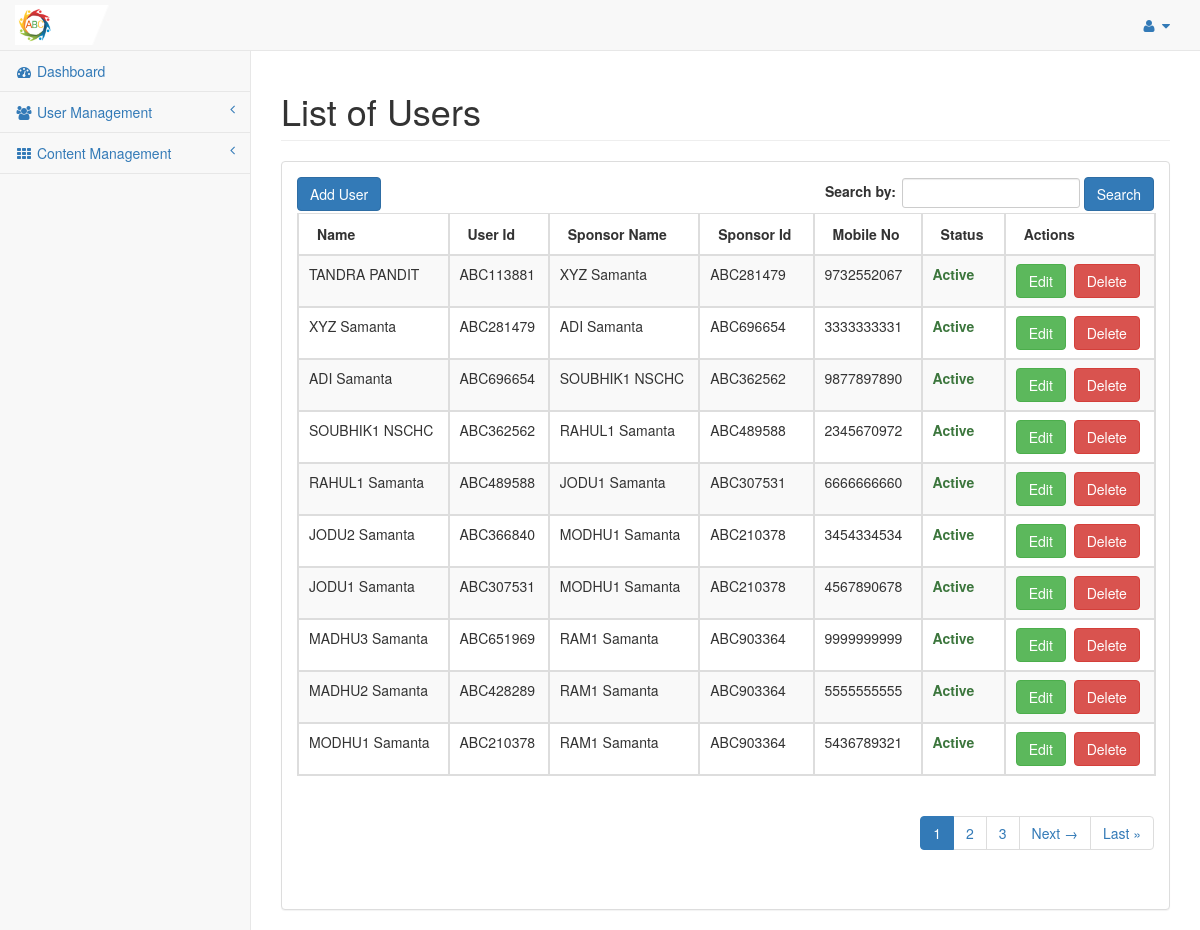
Page /index.php/admin/user/user_list on the committed database.
### tables this page shows
CREATE TABLE `abc_settings` (
  `settings_id` int(11) NOT NULL,
  `sitename` varchar(255) NOT NULL,
  `siteaddress` varchar(255) NOT NULL,
  `logoname` varchar(255) NOT NULL,
  `logopathname` varchar(255) NOT NULL,
  `notification` text NOT NULL,
  `title` text NOT NULL,
  `date_added` int(11) NOT NULL
);

CREATE TABLE `abc_users` (
  `user_id` int(11) NOT NULL,
  `sponsor_id` varchar(255) NOT NULL,
  `first_name` varchar(255) NOT NULL,
  `last_name` varchar(255) NOT NULL,
  `email` varchar(255) NOT NULL,
  `password` varchar(255) NOT NULL,
  `original_password` varchar(255) NOT NULL,
  `mobile_no` varchar(255) NOT NULL,
  `address` text NOT NULL,
  `city` varchar(255) NOT NULL,
  `district` varchar(255) NOT NULL,
  `post_code` varchar(255) NOT NULL,
  `state_id` int(11) NOT NULL,
  `nominee_info` text NOT NULL,
  `nominee_relation` tinytext NOT NULL,
  `about_me` text NOT NULL,
  `pnr1` varchar(255) NOT NULL,
  `pnr2` varchar(255) NOT NULL,
  `pnr3` varchar(255) NOT NULL,
  `parent_id` int(11) NOT NULL,
  `status` enum('Y','N') NOT NULL DEFAULT 'N',
  `last_login` int(11) NOT NULL,
  `approved_on` int(11) NOT NULL,
  `date_added` int(11) NOT NULL,
  `date_modified` int(11) NOT NULL
);

### application/models/Defaultdata.php (called while the page is built, shortened)
<?php
class Defaultdata extends CI_Model {
	private $mydata = array();
	public function getBackendDefaultData()
	{
		$this->mydata["tot_segments"] = $this->getUrlSegments();
		$this->mydata['general_settings'] = $this->grabSettingData();
		$this->mydata['admin_profile'] = $this->grabProfileData();
		$this->mydata["sidebar"] = $this->load->view('admin/partials/sidebar', null, true);
		$this->data = $this->mydata;
		$this->headerdata = $this->mydata;
		$this->data["header"] = $this->load->view('admin/partials/header', $this->headerdata, true);
		$this->data["head"] = $this->load->view('admin/partials/head', $this->headerdata, true);
		$this->data["footer"] = $this->load->view('admin/partials/footer', null, true);
		return $this->data;
	}
	public function getUrlSegments()
	{
		$all_segment=$this->uri->segment_array();
		return $all_segment;
	}
	public function grabSettingData(){
		$query = $this->db->get(TABLE_SETTINGS);
		return $query->row();
	}
	public function grabProfileData(){
		$query = $this->db->get(TABLE_ADMIN);
		return $query->row();
	}
}
?>

### application/controllers/admin/User.php (called while the page is built, shortened)
<?php
	class User extends CI_Controller {
		public $data = array();
		public function __construct(){
			$this->load->model('userdata');
			$this->data = $this->defaultdata->getBackendDefaultData();
		}
		public function user_list()
		{
			$like = array();
			parse_str($_SERVER['QUERY_STRING'], $like);
			unset($like['page']);
			$search_key = $this->input->get('search_key');
			if(isset($search_key) && $search_key){
				$this->data['search_key'] = $search_key;
			}else{
				$this->data['search_key'] = '';
			}
			$user_data = $this->userdata->grab_user_list(null, $like);
			$config['base_url'] = base_url('admin/user-list');
			$config['total_rows'] = count($user_data);
			$pagination = $this->config->item('pagination');
			$pagination = array_merge($config, $pagination);
			$this->pagination->initialize($pagination);
			$this->data['page'] = ($this->input->get('page')) ? $this->input->get('page') : 0;
			$this->data['pagination'] = $this->pagination->create_links();
			$user_paginated_data = $this->userdata->grab_user_list($this->data['page'], $like);
			$this->data['user_details'] = $user_paginated_data;
			$this->load->view('admin/user_list', $this->data);
		}
	}
?>

### index.php (called while the page is built, shortened)
<?php
require_once BASEPATH.'core/CodeIgniter.php';

### application/models/Userdata.php (called while the page is built, shortened)
<?php
class Userdata extends CI_Model {
	public function grab_user_list($page=null, $like){
		$likes = '';
		if(is_numeric($page)){
			$sql = "SELECT A.user_id AS id, A.first_name AS first_name, A.last_name AS last_name, A.mobile_no, A.sponsor_id AS user_id, A.status, B.first_name AS parent_first_name, B.last_name AS parent_last_name, B.sponsor_id FROM ".TABLE_USER." A, ".TABLE_USER." B WHERE A.parent_id = B.user_id ".$likes." ORDER BY A.user_id DESC LIMIT ".$page.", ".PAGINATION_PER_PAGE;
		}else{
			$sql = "SELECT A.user_id AS id, A.first_name AS first_name, A.last_name AS last_name, A.mobile_no, A.sponsor_id AS user_id, A.status, B.first_name AS parent_first_name, B.last_name AS parent_last_name, B.sponsor_id FROM ".TABLE_USER." A, ".TABLE_USER." B WHERE A.parent_id = B.user_id ".$likes." ORDER BY A.user_id DESC";
		}
		$query = $this->db->query($sql);
		return $query->result();
	}
}

### application/config/config.php (called while the page is built, shortened)
<?php
switch(ENVIRONMENT){
	case "development":
		$config['base_url'] = 'http://localhost/abc_git/';
	break;
}
$config['index_page'] = 'index.php';
$config['uri_protocol']	= 'REQUEST_URI';
$config['url_suffix'] = '';
$config['language']	= 'english';
$config['charset'] = 'UTF-8';
$config['enable_hooks'] = FALSE;
$config['subclass_prefix'] = 'MY_';
$config['composer_autoload'] = FALSE;
$config['permitted_uri_chars'] = 'a-z 0-9~%.:_\-';
$config['enable_query_strings'] = FALSE;
$config['controller_trigger'] = 'c';
$config['function_trigger'] = 'm';
$config['directory_trigger'] = 'd';
$config['allow_get_array'] = TRUE;
$config['log_threshold'] = 4;
$config['log_path'] = '';
$config['log_file_extension'] = '';
$config['log_file_permissions'] = 0644;
$config['log_date_format'] = 'Y-m-d H:i:s';
$config['error_views_path'] = '';
$config['cache_path'] = '';
$config['cache_query_string'] = FALSE;
$config['encryption_key'] = 'E)H@McQfTjWmZq4t7w!z%C*F-JaNdRgUkXp2s5u8x/A?D(G+KbPeShVmYq3t6w9y';
$config['sess_driver'] = 'files';
$config['sess_cookie_name'] = 'ci_session';
$config['sess_expiration'] = 7200;
$config['sess_save_path'] = NULL;
$config['sess_match_ip'] = FALSE;
$config['sess_time_to_update'] = 300;
$config['sess_regenerate_destroy'] = FALSE;
$config['cookie_prefix']	= '';
$config['cookie_domain']	= '';
$config['cookie_path']		= '/';
$config['cookie_secure']	= FALSE;
$config['cookie_httponly'] 	= FALSE;
$config['standardize_newlines'] = FALSE;
$config['global_xss_filtering'] = FALSE;
$config['csrf_protection'] = FALSE;
$config['csrf_token_name'] = 'csrf_test_name';
$config['csrf_cookie_name'] = 'csrf_cookie_name';
$config['csrf_expire'] = 7200;
$config['csrf_regenerate'] = TRUE;
$config['csrf_exclude_uris'] = array();
$config['compress_output'] = FALSE;
$config['time_reference'] = 'local';
$config['rewrite_short_tags'] = FALSE;
$config['proxy_ips'] = '';

### application/views/admin/user_list.php (the view)
<?php echo $head;?>
<div id="wrapper">
	<?php echo $header;?>
	<div id="page-wrapper" style="min-height: 374px;">
    <div class="row">
        <div class="col-lg-12">
            <h1 class="page-header">List of Users</h1>
        </div>
    </div>
    <div class="row">
        <div class="col-lg-12">
            <div class="panel panel-default">
				<div class="panel-body">
					<div id="dataTables-example_wrapper" class="dataTables_wrapper form-inline dt-bootstrap no-footer">
					  <div class="row">
						 <div class="col-sm-6">
							<a href="<?php echo base_url('admin/user-add');?>" class="btn btn-primary">Add User</a>
						 </div>
						 <div class="col-sm-6">
							<form action="<?php echo base_url('admin/user-list');?>" method="GET" role="form">
								<div id="dataTables-example_filter" class="dataTables_filter">
									<label>Search by:<input name="search_key" type="search" class="form-control input-sm" placeholder="" aria-controls="dataTables-example" id="user-search" value="<?php echo $search_key;?>"></label>
									<button type="submit" class="btn btn-primary">Search</button>
								</div>
							</form>
						 </div>
					  </div>
					  <div class="row">
						 <div class="col-sm-12">
							<table width="100%" class="table table-striped table-bordered table-hover dataTable no-footer dtr-inline" id="dataTables-example" role="grid" aria-describedby="dataTables-example_info" style="width: 100%;">
							   <thead>
								  <tr role="row">
									<th>Name</th>
									<th>User Id</th>
									<th>Sponsor Name</th>
									<th>Sponsor Id</th>
									<th>Mobile No</th>
									<th>Status</th>
									<th>Actions</th>
								  </tr>
							   </thead>
							   <tbody>
							    <?php if(!empty($user_details)){ ?>
								<?php foreach($user_details AS $detail) {?>
								  <tr class="gradeA odd" role="row">
									 <td><?php echo $detail->first_name.' '.$detail->last_name;?></td>
									 <td><?php echo $detail->user_id;?></td>
									 <td><?php echo $detail->parent_first_name.' '.$detail->parent_last_name;?></td>
									 <td><?php echo $detail->sponsor_id;?></td>
									 <td><?php echo $detail->mobile_no;?></td>
									 <td class="center"><?php echo ($detail->status == 'Y' ? '<strong class="text-success">Active</strong>' : '<strong class="text-danger">Inactive</strong>');?></td>
									 <td class="center">
										<a href="<?php echo base_url('admin/user-edit/'.$detail->id);?>" class="btn btn-success" title="Edit">Edit</a>&nbsp;
										<?php
											if($detail->status == 'Y'){
										?>
										<a href="javascript:void(0);" onclick="onDeleteConfirm('<?php echo base_url('admin/user/user_delete/'.$detail->id);?>');" class="btn btn-danger" title="Delete">Delete<a>
										<?php
											}
										?>
									</td>
								  </tr>
								  <?php } ?>
								  <?php }else{ ?>
								  <tr class="gradeA odd" role="row"><td colspan="7" style="text-align:center;">No records found</td></tr>
								  <?php } ?>
							   </tbody>
							</table>
						 </div>
					  </div>
					 <div class="pagination" style="float:right;">
						<?php echo $pagination ?>
					</div>
					</div>
					</div>
            </div>
        </div>
    </div>
</div>
</div>
<?php echo $footer; ?>

### application/views/admin/partials/header.php (shortened to what this page needs)
<nav class="navbar navbar-default navbar-static-top" role="navigation" style="margin-bottom: 0">
	<div class="navbar-header">
		<a class="navbar-brand" href="<?php echo base_url('admin/dashboard');?>">
			<?php
				if(isset($general_settings->logoname) && file_exists(UPLOAD_RELATIVE_LOGO_PATH.$general_settings->logoname)){
			?>
				<img src="<?php echo UPLOAD_LOGO_PATH.$general_settings->logoname.'?v='.time();?>" width="230" height="50">
			<?php
				}
			?>
		</a>
	</div>
	<ul class="nav navbar-top-links navbar-right">
		<li class="dropdown">
			<a class="dropdown-toggle" data-toggle="dropdown" href="#">
				<i class="fa fa-user fa-fw"></i> <i class="fa fa-caret-down"></i>
			</a>
		</li>
	</ul>
	<?php echo $sidebar; ?>
</nav>

### assets/styles/sb-admin-2.css (style rules this page uses)
body { background-color: #f8f8f8; }
#wrapper { width: 100%; }
#page-wrapper { padding: 0 15px; min-height: 568px; background-color: white; }
@media (min-width: 768px) { #page-wrapper { position: inherit; margin: 0 0 0 250px; padding: 0 30px; border-left: 1px solid #e7e7e7; } }
.navbar-top-links { margin-right: 0; }
.navbar-top-links li { display: inline-block; }
.navbar-top-links li:last-child { margin-right: 15px; }
.navbar-top-links li a { padding: 15px; min-height: 50px; }
.navbar-default .navbar-brand { padding: 5px 15px; }
.navbar-brand img { max-height:40px; width:auto; }
table.dataTable thead th, table.dataTable thead td { border-bottom: 1px solid #ddd !important; }
table.dataTable.no-footer { border-bottom: 1px solid #ddd !important; }

### rows in the picture
abc_settings: logoname (picture)
abc_users: first_name "TANDRA", last_name "PANDIT", sponsor "ABC113881", abc_users.first_name "XYZ", abc_users.last_name "Samanta", abc_users.sponsor_id "ABC281479", mobile_no "9732552067", status "Active"
abc_users: first_name "XYZ", last_name "Samanta", sponsor "ABC281479", abc_users.first_name "ADI", abc_users.last_name "Samanta", abc_users.sponsor_id "ABC696654", mobile_no "3333333331", status "Active"
abc_users: first_name "ADI", last_name "Samanta", sponsor "ABC696654", abc_users.first_name "SOUBHIK1", abc_users.last_name "NSCHC", abc_users.sponsor_id "ABC362562", mobile_no "9877897890", status "Active"
abc_users: first_name "SOUBHIK1", last_name "NSCHC", sponsor "ABC362562", abc_users.first_name "RAHUL1", abc_users.last_name "Samanta", abc_users.sponsor_id "ABC489588", mobile_no "2345670972", status "Active"
abc_users: first_name "RAHUL1", last_name "Samanta", sponsor "ABC489588", abc_users.first_name "JODU1", abc_users.last_name "Samanta", abc_users.sponsor_id "ABC307531", mobile_no "6666666660", status "Active"
abc_users: first_name "JODU2", last_name "Samanta", sponsor "ABC366840", abc_users.first_name "MODHU1", abc_users.last_name "Samanta", abc_users.sponsor_id "ABC210378", mobile_no "3454334534", status "Active"
abc_users: first_name "JODU1", last_name "Samanta", sponsor "ABC307531", abc_users.first_name "MODHU1", abc_users.last_name "Samanta", abc_users.sponsor_id "ABC210378", mobile_no "4567890678", status "Active"
abc_users: first_name "MADHU3", last_name "Samanta", sponsor "ABC651969", abc_users.first_name "RAM1", abc_users.last_name "Samanta", abc_users.sponsor_id "ABC903364", mobile_no "9999999999", status "Active"
abc_users: first_name "MADHU2", last_name "Samanta", sponsor "ABC428289", abc_users.first_name "RAM1", abc_users.last_name "Samanta", abc_users.sponsor_id "ABC903364", mobile_no "5555555555", status "Active"
abc_users: first_name "MODHU1", last_name "Samanta", sponsor "ABC210378", abc_users.first_name "RAM1", abc_users.last_name "Samanta", abc_users.sponsor_id "ABC903364", mobile_no "5436789321", status "Active"

### other values in the picture
$pagination "1 2 3 Next → Last »"
